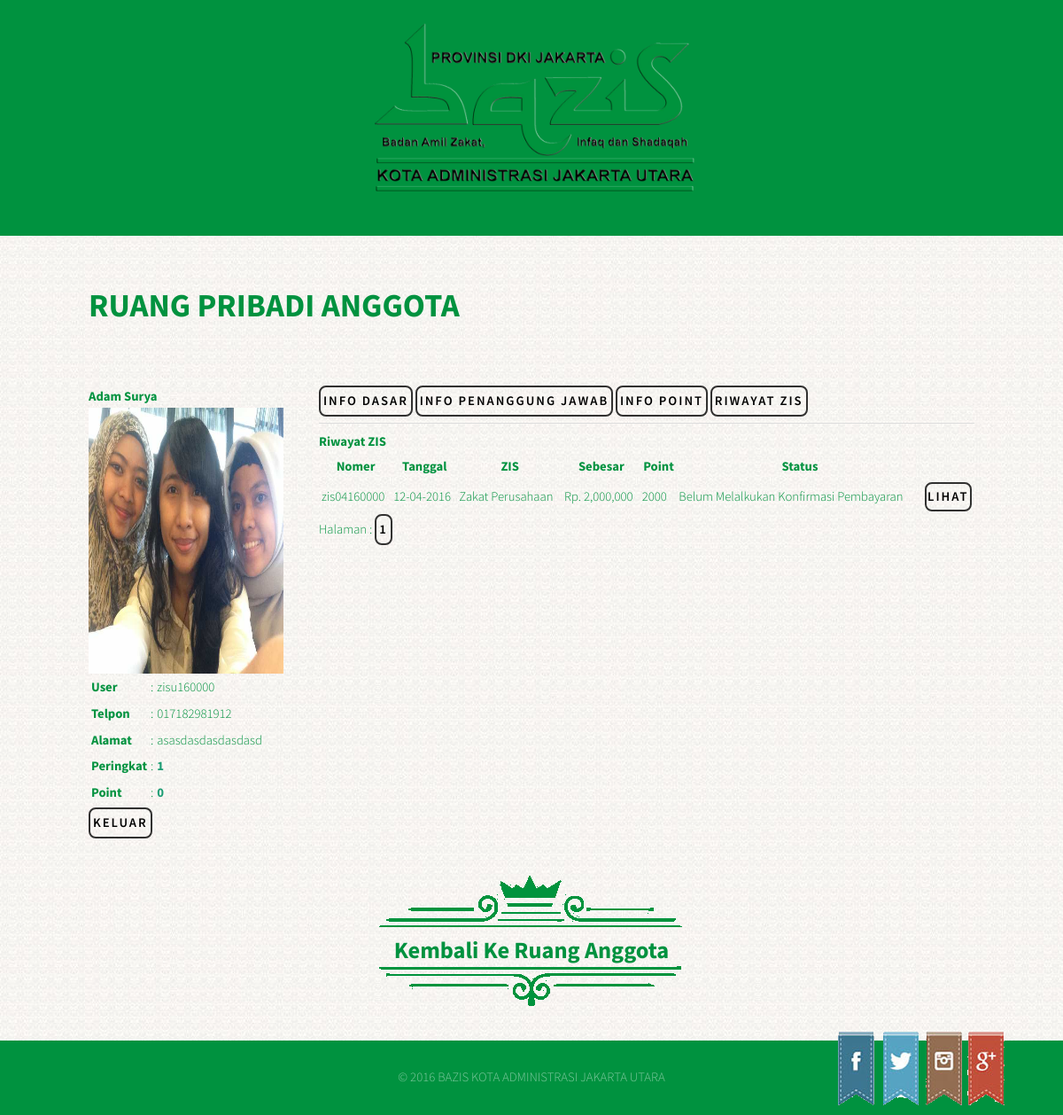
The page /ruang_anggota/ruang_pribadi.php?perihal=rizis (signed in) on the database its author committed.
### tables this page shows
CREATE TABLE `anggota` (
  `id_anggota` int(3) NOT NULL auto_increment,
  `user_anggota` varchar(50) NOT NULL,
  `password_anggota` varchar(50) NOT NULL,
  `email_anggota` varchar(50) NOT NULL,
  `katagori` varchar(50) NOT NULL,
  `nama_anggota` varchar(50) NOT NULL,
  `jenis_identitas_anggota` varchar(50) NOT NULL,
  `no_identitas_anggota` varchar(50) NOT NULL,
  `foto_anggota` varchar(50) NOT NULL,
  `tanggal_bergabung` varchar(50) NOT NULL,
  `telpon` varchar(50) NOT NULL,
  `alamat` varchar(50) NOT NULL,
  `point_anggota` int(8) NOT NULL,
  PRIMARY KEY  (`id_anggota`)
);

CREATE TABLE `zis_keranjang` (
  `id_zis_keranjang` int(8) NOT NULL auto_increment,
  `no_zis` varchar(50) NOT NULL,
  `tanggal` varchar(50) NOT NULL,
  `user_anggota` varchar(50) NOT NULL,
  `nama` varchar(50) NOT NULL,
  `no_identitas` varchar(50) NOT NULL,
  `telpon` varchar(50) NOT NULL,
  `alamat` varchar(50) NOT NULL,
  `jenis_zis` varchar(50) NOT NULL,
  `nominal` int(10) NOT NULL,
  `terbilang` varchar(50) NOT NULL,
  `point` int(5) NOT NULL,
  `status` enum('0','1','2') NOT NULL,
  PRIMARY KEY  (`id_zis_keranjang`)
);

### ruang_anggota/ruang_pribadi.php (the view, shortened to what this page needs)
<!DOCTYPE HTML>
<html>
	<head>
		<link rel="stylesheet" href="../asset/css/maintri.css" />
	</head>
	<body class="homepage">
		<div id="page-wrapper">
				<div id="header">
					<div class="container">
						<section>
							<div class="row">
								<div class="12u 12u(mobile)" align="center">
								<a href="index.php"><img src="../asset/gambar/logo.png" width="420px" height="220px"></a>
								</div>
							</div>
						</section>
					</div>
				</div>
				<div id="main" style="background-image: url('../asset/gambar/latar.jpg');">
					<section class="container">
					<div class="row">
							<section class="12u 12u(mobile)">
							<h2>RUANG PRIBADI ANGGOTA</h2>
							</section>
					</div>
					<div class="row">
							<section class="3u 12u(mobile)">
							<?php
							$user_anggota=$_SESSION['user_anggota_bazis_jakut'];
							$deret_peringkat = 1;
							$sql="SELECT*FROM anggota ORDER BY point_anggota DESC";
							$query=mysql_query($sql) or die (mysql_error());
							while ($find=mysql_fetch_array($query))
							{
								if($find['user_anggota'] == $user_anggota)
									{	$peringkat = $deret_peringkat;	}
								$deret_peringkat++;
							}
							$tampil="SELECT*FROM anggota where user_anggota = '$user_anggota'";
							$cek=mysql_query($tampil) or die (mysql_error());
							while ($data=mysql_fetch_array($cek))
							{
								$user_anggota=$data['user_anggota'];
							?>
							<h3><?php echo $data['nama_anggota'];?></h3>
							<a href="?perihal=foto"><img src="../album_anggota/<?php echo $data['foto_anggota'];?>" class="image full" height="300px"></a>
							<table>
							<tr><th align="left">User</th><td>:</td><td><?php echo $data['user_anggota'];?></td></tr>
							<tr><th align="left">Telpon</th><td>:</td><td><?php echo $data['telpon'];?></td></tr>
							<tr><th align="left">Alamat</th><td>:</td><td><?php echo $data['alamat'];?></td></tr>
							<tr><th align="left">Peringkat</th><td>:</td><td><strong><?php echo $peringkat;?></strong></td></tr>
							<tr><th align="left">Point</th><td>:</td><td><strong><?php echo $data['point_anggota'];?></strong></td></tr>
							</table>
							<?php
							}
							?>
							<a href="logik_anggota.php?perintah=keluar_anggota&kon=pri" class="button">KELUAR</a>
							</section>
							<section class="9u 12u(mobile)">
							<a class="button" href="ruang_pribadi.php?perihal=indas">Info Dasar</a>
							<a class="button" href="ruang_pribadi.php?perihal=inpej">Info Penanggung Jawab</a>
							<a class="button" href="ruang_pribadi.php?perihal=inpoi">Info Point</a>
							<a class="button" href="ruang_pribadi.php?perihal=rizis">Riwayat ZIS</a>
							<hr>
							<?php include "perihal_logik.php" ;?>
							</section>
					</div>
					<div class="row">
								<div class="12u 12u(mobile)" align="center">
								<img align="center" src="../asset/gambar/Beranda1.png" alt="" />
								<h3><a href="javascript:history.back()">Kembali Ke Ruang Anggota</a></h3>
								<img align="center" src="../asset/gambar/Beranda2.png" alt="" />
								</div>
					</div>
					</section>
				</div>
				<?php include "../footer.php"; ?>
		</div>
	</body>
</html>

### ruang_anggota/riwayat_zis.php (shortened to what this page needs)
<h3>Riwayat ZIS</h3>
<table>
<tr>
	<th>Nomer</th>
	<th>Tanggal</th>
	<th>ZIS</th>
	<th>Sebesar</th>
	<th>Point</th>
	<th>Status</th>
	<th>&nbsp;</th>
</tr>
<?php
	$tampil="SELECT*FROM zis_keranjang where user_anggota='$user_anggota' ORDER BY id_zis_keranjang DESC";
	$limit= 10;
	$cek=mysql_query($tampil) or die (mysql_error());
	$totalData = mysql_num_rows($cek);
	if($_GET['start']=='') $start = 0;
	else $start = $_GET['start'];
	$tampil2=$tampil." LIMIT $start, $limit";
	$cek2=mysql_query($tampil2) or die (mysql_error());
	while ($data=mysql_fetch_array($cek2))
	{
?>
<tr>
	<td>
	<?php echo $data['no_zis']; ?>
	</td>
	<td>
	<?php echo $data['tanggal']; ?>
	</td>
	<td>
	<?php echo $data['jenis_zis']; ?>
	</td>
	<td>
	<?php echo "Rp. ".number_format($data['nominal']); ?>
	</td>
	<td>
	<?php echo $data['point']; ?>
	</td>
	<td>
	<?php
	if($data['status'] == 0)
		echo "Belum Melalkukan Konfirmasi Pembayaran";
	else if($data['status'] == 1)
		echo "Konfirmasi Pembayaran Telah Dilakukan";
	else if($data['status'] == 2)
		echo "Telah Disahkan Oleh Pihak Bazis Kota Administrasi Jakarta Utara";
	?>
	</td>
	<td width="3%">
	<a class="button" style="padding:0.1em" href="../ruang_memberi_zis/riwayat_zis/lihat/?zis=<?php echo $data['no_zis']; ?>">Lihat</a>
	</td>
</tr>
<?php
	}
?>
</table>
	Halaman :
	<?php
	$b=0;
	$jumlahPage = $totalData/$limit;
	for($a=0;$a<$jumlahPage;$a++)
	{
	?>
		<a href="?start=<?php echo $b;?>#rzis" class="button" style="padding:0.2em">
		<?php echo $a+1;?>
		</a>
		<?php
		$b=$b+10;
	}
	?>

### asset/css/maintri.css (style rules this page uses)
html, body, div, span, applet, object, iframe, h1, h2, h3, h4, h5, h6, p, blockquote, pre, a, abbr, acronym, address, big, cite, code, del, dfn, em, img, ins, kbd, q, s, samp, small, strike, strong, sub, sup, tt, var, b, u, i, center, dl, dt, dd, ol, ul, li, fieldset, form, label, legend, caption, article, aside, canvas, details, embed, figure, figcaption, footer, header, hgroup, menu, nav, output, ruby, section, summary, time, mark, audio, video { margin: 0; padding: 0; border: 0; font-size: 100%; font: inherit; vertical-align: baseline; }
article, aside, details, figcaption, figure, footer, header, hgroup, menu, nav, section { display: block; }
body { line-height: 1; }
body { -webkit-text-size-adjust: none; }
*, *:before, *:after { -moz-box-sizing: border-box; -webkit-box-sizing: border-box; box-sizing: border-box; }
.container { margin-left: auto; margin-right: auto; }
.container { width: 1200px; }
@media screen and (max-width: 1280px) { .container { width: 1000px; } }
.row { border-bottom: solid 1px transparent; -moz-box-sizing: border-box; -webkit-box-sizing: border-box; box-sizing: border-box; }
.row > * { float: left; -moz-box-sizing: border-box; -webkit-box-sizing: border-box; box-sizing: border-box; }
.row:after, .row:before { content: ''; display: block; clear: both; height: 0; }
.row > * { padding: 40px 0 0 40px; }
.row { margin: -40px 0 -1px -40px; }
.\31 2u, .\31 2u\24 { width: 100%; clear: none; margin-left: 0; }
.\39 u, .\39 u\24 { width: 75%; clear: none; margin-left: 0; }
.\33 u, .\33 u\24 { width: 25%; clear: none; margin-left: 0; }
@media screen and (max-width: 1280px) { .row > * { padding: 40px 0 0 40px; } }
@media screen and (max-width: 1280px) { .row { margin: -40px 0 -1px -40px; } }
body { background: #00923F; color: #00923F; font-family: 'Source Sans Pro', sans-serif; font-size: 12pt; font-weight: 300; line-height: 1.75em; }
h1, h2, h3, h4, h5, h6 { font-weight: 700; }
h1 a, h2 a, h3 a, h4 a, h5 a, h6 a { color: inherit; text-decoration: none; }
strong, b { font-weight: 700; color: #1D9D74; }
a { -moz-transition: color 0.35s ease-in-out, border-bottom-color 0.35s ease-in-out; -webkit-transition: color 0.35s ease-in-out, border-bottom-color 0.35s ease-in-out; -ms-transition: color 0.35s ease-in-out, border-bottom-color 0.35s ease-in-out; transition: color 0.35s ease-in-out, border-bottom-color 0.35s ease-in-out; outline: 0; color: #1D9D74; }
hr { border: 0; border-top: solid 1px #ddd; }
section, article { margin-bottom: 3em; }
section > :last-child, section:last-child, article > :last-child, article:last-child { margin-bottom: 0; }
.row > section, .row > article { margin-bottom: 0; }
.image { display: inline-block; }
.image.full { display: block; width: 100%; }
.button { -moz-transition: background-color 0.35s ease-in-out, color 0.35s ease-in-out, border-color 0.35s ease-in-out; -webkit-transition: background-color 0.35s ease-in-out, color 0.35s ease-in-out, border-color 0.35s ease-in-out; -ms-transition: background-color 0.35s ease-in-out, color 0.35s ease-in-out, border-color 0.35s ease-in-out; transition: background-color 0.35s ease-in-out, color 0.35s ease-in-out, border-color 0.35s ease-in-out; display: inline-block; background: none; border: 2px solid #FFF; border-radius: 8px; font-size: 0.85em; letter-spacing: 2px; padding: 0.85em 2.75em 0.85em 2.75em; color: #fff !important; text-transform: uppercase; text-decoration: none; font-size: 1em; font-weight: 600; text-align: center; }
#header { padding: 1.5em 0em 1em 0em; }
#header .container { position: relative; }
#main { position: relative; padding: 2em 0em; background: #00923F; }
#main h3 a { color: #00923F; font-size: 1.8em; }
#main .button { border-color: #000; border-color: rgba(0, 0, 0, 0.8); padding: 0.2em; color: #000 !important; }
#main h2 { font-size: 2.5em; padding: 1em 0em; }
@media screen and (max-width: 1280px) { body, input, textarea, select { font-size: 11pt; } }

### rows shown on the page
anggota: nama_anggota "Adam Surya", foto_anggota (picture), user_anggota "zisu160000", telpon "017182981912", alamat "asasdasdasdasdasd", peringkat "1", point_anggota "0"
zis_keranjang: no_zis "zis04160000", tanggal "12-04-2016", jenis_zis "Zakat Perusahaan", nominal "2,000,000", point "2000", status "Belum Melalkukan Konfirmasi Pembayaran"
